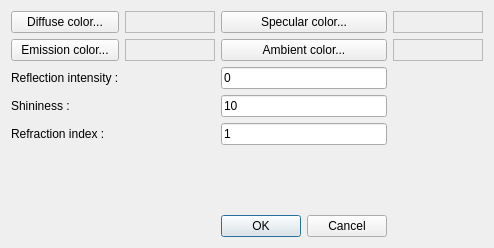
<?xml version="1.0" encoding="UTF-8"?>
<ui version="4.0">
 <class>EditMaterialDialog</class>
 <widget class="QDialog" name="EditMaterialDialog">
  <property name="geometry">
   <rect>
    <x>0</x>
    <y>0</y>
    <width>489</width>
    <height>248</height>
   </rect>
  </property>
  <property name="windowTitle">
   <string>Dialog</string>
  </property>
  <layout class="QGridLayout" name="gridLayout">
   <item row="4" column="2">
    <widget class="QLineEdit" name="refraction_index_edit">
     <property name="text">
      <string>1</string>
     </property>
    </widget>
   </item>
   <item row="2" column="0">
    <widget class="QLabel" name="reflection_intensity_label">
     <property name="text">
      <string>Reflection intensity :</string>
     </property>
    </widget>
   </item>
   <item row="1" column="2">
    <widget class="QPushButton" name="ambient_color_button">
     <property name="text">
      <string>Ambient color...</string>
     </property>
    </widget>
   </item>
   <item row="3" column="0">
    <widget class="QLabel" name="shininess_label">
     <property name="text">
      <string>Shininess :</string>
     </property>
    </widget>
   </item>
   <item row="3" column="2">
    <widget class="QLineEdit" name="shininess_edit">
     <property name="text">
      <string>10</string>
     </property>
    </widget>
   </item>
   <item row="5" column="2">
    <spacer name="verticalSpacer">
     <property name="orientation">
      <enum>Qt::Vertical</enum>
     </property>
     <property name="sizeHint" stdset="0">
      <size>
       <width>20</width>
       <height>40</height>
      </size>
     </property>
    </spacer>
   </item>
   <item row="7" column="2">
    <widget class="QDialogButtonBox" name="ok_cancel_button_box">
     <property name="orientation">
      <enum>Qt::Horizontal</enum>
     </property>
     <property name="standardButtons">
      <set>QDialogButtonBox::Cancel|QDialogButtonBox::Ok</set>
     </property>
    </widget>
   </item>
   <item row="1" column="0">
    <widget class="QPushButton" name="emission_color_button">
     <property name="text">
      <string>Emission color...</string>
     </property>
    </widget>
   </item>
   <item row="2" column="2">
    <widget class="QLineEdit" name="reflection_intensity_edit">
     <property name="text">
      <string>0</string>
     </property>
    </widget>
   </item>
   <item row="0" column="2">
    <widget class="QPushButton" name="specular_color_button">
     <property name="text">
      <string>Specular color...</string>
     </property>
    </widget>
   </item>
   <item row="4" column="0">
    <widget class="QLabel" name="refraction_index_label">
     <property name="text">
      <string>Refraction index :</string>
     </property>
    </widget>
   </item>
   <item row="0" column="0">
    <widget class="QPushButton" name="diffuse_color_button">
     <property name="text">
      <string>Diffuse color...</string>
     </property>
    </widget>
   </item>
   <item row="0" column="1">
    <widget class="ClickableColorQFrame" name="diffuse_color_frame">
     <property name="sizePolicy">
      <sizepolicy hsizetype="Preferred" vsizetype="Preferred">
       <horstretch>0</horstretch>
       <verstretch>0</verstretch>
      </sizepolicy>
     </property>
     <property name="minimumSize">
      <size>
       <width>90</width>
       <height>0</height>
      </size>
     </property>
     <property name="sizeIncrement">
      <size>
       <width>0</width>
       <height>0</height>
      </size>
     </property>
     <property name="baseSize">
      <size>
       <width>50</width>
       <height>0</height>
      </size>
     </property>
     <property name="autoFillBackground">
      <bool>false</bool>
     </property>
     <property name="frameShape">
      <enum>QFrame::StyledPanel</enum>
     </property>
     <property name="frameShadow">
      <enum>QFrame::Raised</enum>
     </property>
    </widget>
   </item>
   <item row="0" column="3">
    <widget class="ClickableColorQFrame" name="specular_color_frame">
     <property name="minimumSize">
      <size>
       <width>90</width>
       <height>0</height>
      </size>
     </property>
     <property name="frameShape">
      <enum>QFrame::StyledPanel</enum>
     </property>
     <property name="frameShadow">
      <enum>QFrame::Raised</enum>
     </property>
    </widget>
   </item>
   <item row="1" column="1">
    <widget class="ClickableColorQFrame" name="emission_color_frame">
     <property name="frameShape">
      <enum>QFrame::StyledPanel</enum>
     </property>
     <property name="frameShadow">
      <enum>QFrame::Raised</enum>
     </property>
    </widget>
   </item>
   <item row="1" column="3">
    <widget class="ClickableColorQFrame" name="ambient_color_frame">
     <property name="frameShape">
      <enum>QFrame::StyledPanel</enum>
     </property>
     <property name="frameShadow">
      <enum>QFrame::Raised</enum>
     </property>
    </widget>
   </item>
  </layout>
 </widget>
 <customwidgets>
  <customwidget>
   <class>ClickableColorQFrame</class>
   <extends>QFrame</extends>
   <header>clickableColorQFrame.h</header>
   <container>1</container>
  </customwidget>
 </customwidgets>
 <resources/>
 <connections>
  <connection>
   <sender>ok_cancel_button_box</sender>
   <signal>accepted()</signal>
   <receiver>EditMaterialDialog</receiver>
   <slot>accept()</slot>
   <hints>
    <hint type="sourcelabel">
     <x>248</x>
     <y>254</y>
    </hint>
    <hint type="destinationlabel">
     <x>157</x>
     <y>274</y>
    </hint>
   </hints>
  </connection>
  <connection>
   <sender>ok_cancel_button_box</sender>
   <signal>rejected()</signal>
   <receiver>EditMaterialDialog</receiver>
   <slot>reject()</slot>
   <hints>
    <hint type="sourcelabel">
     <x>316</x>
     <y>260</y>
    </hint>
    <hint type="destinationlabel">
     <x>286</x>
     <y>274</y>
    </hint>
   </hints>
  </connection>
 </connections>
</ui>
